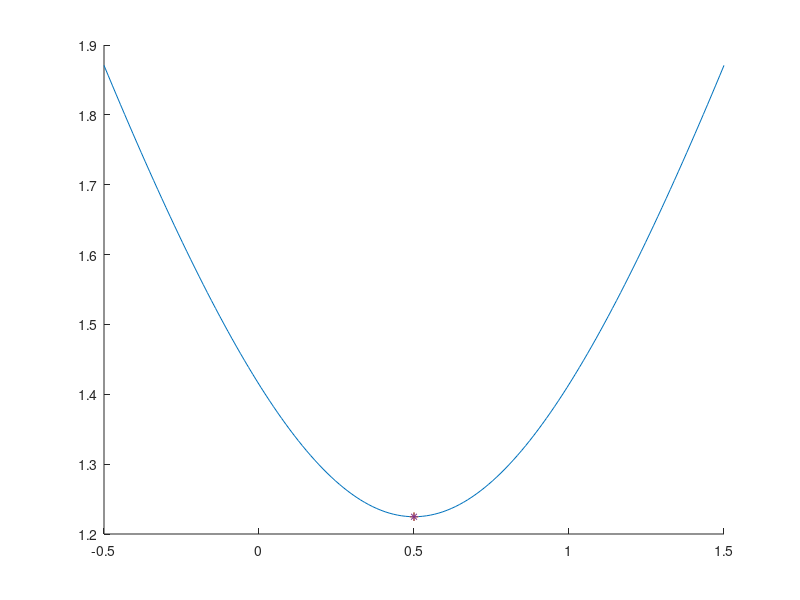

The MATLAB source for this figure:
clear;

% u0 = rand;
% u1 = rand;
% h = rand;
% s = rand;
% s0 = rand;
% s1 = rand;
% theta = rand;
% p0 = randn(3, 1);
% p1 = randn(3, 1);

theta = 0;
u0=0; u1=0; s=1; s0=1; s1=1; h=1;
p0 = [1; 1; 0];
p1 = [0; 1; 1];

fprintf(['u0 = %g, u1 = %g, h = %g, s = %g, s0 = %g, s1 = %g, theta ' ...
         '= %g\n'], u0, u1, h, s, s0, s1, theta);

fprintf('p0 = (%g, %g, %g)\n', p0(1), p0(2), p0(3));
fprintf('p1 = (%g, %g, %g)\n', p1(1), p1(2), p1(3));

du = u1 - u0;
dp = p1 - p0;
savg = @(lam) (1 - lam)*s0 + lam*s1;
stheta = @(lam) (1 - theta)*s + theta*savg(lam);
alpha = -du/(stheta(0.5)*h);

u = @(lam) (1 - lam)*u0 + lam*u1;
p = @(lam) p0 + lam*dp;
q = @(lam) p(lam)'*p(lam);
l = @(lam) sqrt(q(lam));

F0 = @(lam) u(lam) + h*stheta(lam)*l(lam);

Lams = linspace(-0.5, 1.5, 151);
F0s = zeros(size(Lams), 'like', Lams);
for i = 1:length(F0s)
    F0s(i) = F0(Lams(i));
end

tmp = alpha^2 - norm(dp, 2)^2;
a = norm(dp, 2)^2*tmp;
b = dp'*p0*tmp;
c = alpha^2*norm(p0, 2)^2 - (dp'*p0)^2;

degenerate = false;
if b*b < a*c
    degenerate = true;
    if F0(0) <= F0(1)
        arglam = 0;
    else
        arglam = 1;
    end
    fprintf('degenerate problem\n');
    fprintf('arglam = %g\n', arglam);
else
    lhs = -b/a;
    rhs = sqrt(b^2 - a*c)/a;

    lam1 = lhs - rhs;
    lam2 = lhs + rhs;

    check = @(lam) abs(alpha*l(lam) - dp'*p(lam));
    tol = 1e-10;
    if check(lam1) < check(lam2)
        arglam = lam1;
    else
        arglam = lam2;
    end
    if arglam < 0 || 1 < arglam
        if F0(0) <= F0(1)
            arglam = 0;
        else
            arglam = 1;
        end
    end
    fprintf('check1 = %g, check2 = %g\n', check(lam1), check(lam2));
    fprintf('lam1 = %g, lam2 = %g, arglam = %g\n', lam1, lam2, arglam);
end
fprintf('F0 = %0.16g\n', F0(arglam));

figure;
hold on;
plot(Lams, F0s);
if ~degenerate
    plot(lam1, F0(lam1), '+');
    plot(lam2, F0(lam2), '+');
end
plot(arglam, F0(arglam), '*');
xlim([min(Lams) max(Lams)]);
